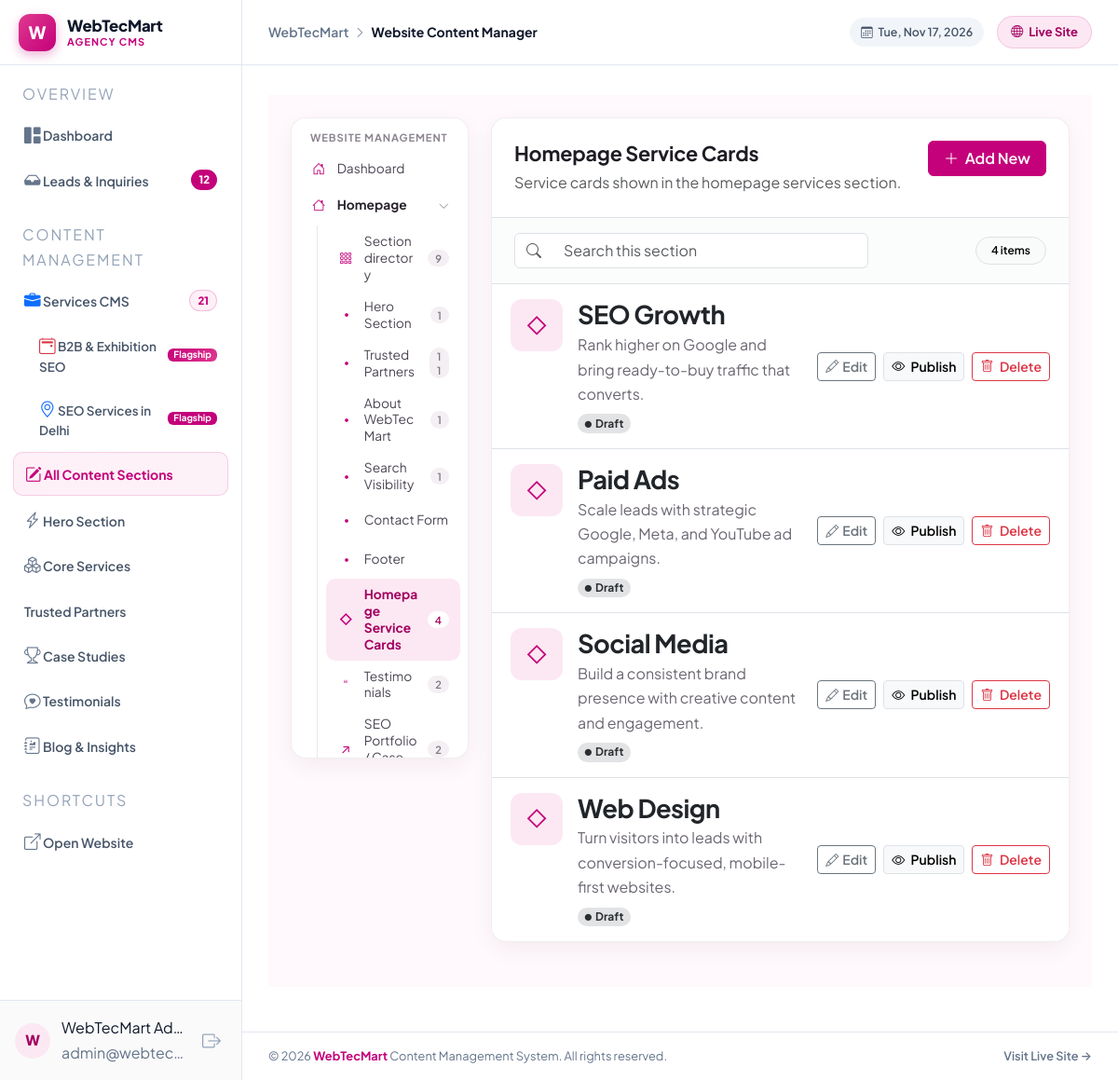
Screenshot of /admin/content.php (signed in) with the database file from the repository.
### tables this page shows
CREATE TABLE content_items (
            id INTEGER PRIMARY KEY AUTOINCREMENT,
            content_type TEXT NOT NULL,
            title TEXT NOT NULL,
            summary TEXT,
            body TEXT,
            metadata TEXT,
            sort_order INTEGER DEFAULT 0,
            is_active INTEGER DEFAULT 1,
            created_at DATETIME DEFAULT CURRENT_TIMESTAMP,
            updated_at DATETIME DEFAULT CURRENT_TIMESTAMP
        );

### admin/content.php (the view, shortened to what the rows shown need)
<?php
require_once __DIR__ . '/../functions.php';
$homeSections = [
    'hero' => ['Hero Section', 'Edit all homepage hero text and lead form content in one place.'],
    'partners' => ['Trusted Partners', 'Edit the section text and partner logos displayed on the homepage.'],
    'about' => ['About WebTecMart', 'Edit all content in the homepage About WebTecMart section.'],
    'visibility' => ['Search Visibility', 'Edit the section heading, introduction, all service cards, links, and quote button.'],
    'contact' => ['Contact Form', 'The homepage contact form is handled by the existing contact workflow.'],
    'footer' => ['Footer', 'The public footer is shared from the site template.'],
];
$selectedSection = trim($_GET['section'] ?? $_POST['section'] ?? 'collection:service');
$sectionInfo = null;
$sectionType = '';
$sectionPage = '';
$isRegistry = false;
$registryKey = '';
if (str_starts_with($selectedSection, 'collection:')) {
    $sectionType = substr($selectedSection, strlen('collection:'));
    if (isset($collections[$sectionType])) $sectionInfo = $collections[$sectionType];
}
$allItems = cmsAllContent();
$homepageRecords = array_values(array_filter($allItems, static function (array $item): bool {
    return $item['content_type'] === 'homepage';
}));
$homepageSectionTargets = ['Hero Section' => 'collection:hero_content', 'Trusted Partners' => 'collection:partner', 'About WebTecMart' => 'collection:homepage_about', 'What We Do' => 'collection:service', 'Search Visibility' => 'collection:homepage_visibility', 'SEO Portfolio' => 'collection:success_story', 'Testimonials' => 'collection:testimonial', 'Contact Form' => 'registry:contact'];
$items = array_values(array_filter($allItems, static function (array $item) use ($sectionType, $sectionPage, $isRegistry): bool {
    if ($item['content_type'] !== $sectionType) return false;
    if ($sectionType === 'page') { $metadata = json_decode($item['metadata'] ?? '', true); return is_array($metadata) && ($metadata['page'] ?? '') === $sectionPage; }
    return !$isRegistry || $sectionType === 'homepage';
}));
$search = trim($_GET['q'] ?? '');
require_once __DIR__ . '/templates/header.php';
?>
<link href="https://cdn.jsdelivr.net/npm/bootstrap@5.3.3/dist/css/bootstrap.min.css" rel="stylesheet">
<link href="https://cdn.jsdelivr.net/npm/bootstrap-icons@1.11.3/font/bootstrap-icons.css" rel="stylesheet">
<div class="cms-shell">
    <div class="container-xxl px-3 px-lg-4">
        <div class="row g-4 align-items-start">
            <div class="col-lg-9">
                <section class="cms-card overflow-hidden" aria-labelledby="cmsSectionTitle">
                    <div class="d-flex flex-wrap align-items-start justify-content-between gap-3 p-3 p-md-4 border-bottom">
                        <div class="d-flex align-items-start gap-3 flex-grow-1" style="min-width:0">
                            <div style="min-width:0">
                                <h1 class="cms-title" id="cmsSectionTitle"><?= e($isRegistry ? 'Homepage Section Directory' : $sectionInfo['label']) ?></h1>
                            </div>
                        </div>
                    </div>
                    <?php if ($isRegistry): ?>
                        <div class="p-3 p-md-4">
                            <div class="row g-3">
                                <?php if ($registryKey === 'homepage'): ?>
                                    <?php foreach ($homepageRecords as $record): ?>
                                        <?php $target = $homepageSectionTargets[$record['title']] ?? 'registry:homepage'; ?>
                                        <div class="col-md-6">
                                            <article class="cms-dir-item d-flex gap-3">
                                                <span class="cms-ico fs-5"><i class="bi bi-stars"></i></span>
                                                <div>
                                                    <a class="fw-bold d-block mb-1" href="?section=<?= rawurlencode($target) ?>"><?= e($record['title']) ?></a>
                                                    <p class="small text-body-secondary mb-0"><?= e($record['summary'] ?: 'Homepage section') ?></p>
                                                </div>
                                            </article>
                                        </div>
                                    <?php endforeach; ?>
                                    <div class="col-md-6">
                                        <article class="cms-dir-item d-flex gap-3">
                                            <span class="cms-ico fs-5"><i class="bi bi-stars"></i></span>
                                            <div>
                                                <a class="fw-bold d-block mb-1" href="?section=registry%3Afooter">Footer</a>
                                                <p class="small text-body-secondary mb-0"><?= e($homeSections['footer'][1]) ?></p>
                                            </div>
                                        </article>
                                    </div>
                                <?php else: ?>
                                    <div class="col-12">
                                        <article class="cms-dir-item d-flex gap-3">
                                            <span class="cms-ico fs-5"><i class="bi bi-stars"></i></span>
                                            <div>
                                                <strong class="d-block mb-1"><?= e($sectionInfo['label']) ?></strong>
                                                <p class="small text-body-secondary mb-0"><?= e($sectionInfo['description']) ?></p>
                                            </div>
                                        </article>
                                    </div>
                                <?php endif; ?>
                            </div>
                            <div class="alert alert-warning small mt-4 mb-0">
                                <i class="bi bi-info-circle me-1"></i>
                                Sections backed by CMS records have their own Add, Edit, Publish, and Delete controls. Sections rendered directly in PHP are informational here because the existing CMS has no editable fields for them.
                            </div>
                        </div>
                    <?php else: ?>
                        <?php if (!$items): ?>
                            <div class="text-center py-5 px-3">
                                <div class="d-inline-grid place-items-center rounded-4 mb-3 d-inline-flex align-items-center justify-content-center" style="width:56px;height:56px;background:var(--brand-soft);color:var(--brand);font-size:1.5rem">
                                    <i class="bi bi-plus-lg"></i>
                                </div>
                                <h2 class="h5 fw-bold"><?= $search !== '' ? 'No matching content' : 'Nothing here yet' ?></h2>
                                <p class="text-body-secondary mx-auto mb-3" style="max-width:420px">
                                    <?= $search !== '' ? 'Try a different search term, or clear the search.' : 'Add content to this section to make it available on the public website.' ?>
                                </p>
                                <?php if ($search === '' && !in_array($sectionType, ['hero_content', 'about_page', 'homepage_about', 'homepage_visibility', 'services_page', 'packages_page', 'portfolio_page'], true)): ?>
                                    <button type="button" class="btn btn-primary" data-cms-add>
                                        <i class="bi bi-plus-lg me-1"></i> Add your first item
                                    </button>
                                <?php else: ?>
                                    <a class="btn btn-outline-secondary" href="?section=<?= rawurlencode($selectedSection) ?>">Clear search</a>
                                <?php endif; ?>
                            </div>
                        <?php else: ?>
                            <div class="list-group list-group-flush">
                                <?php foreach ($items as $item): ?>
                                    <?php $meta = json_decode($item['metadata'] ?? '', true); $meta = is_array($meta) ? $meta : []; ?>
                                    <?php $description = $item['summary'] ?: ($item['body'] ?? ''); ?>
                                    <article class="list-group-item cms-record d-flex flex-column flex-md-row align-items-md-center gap-3">
                                        <div class="d-flex align-items-start gap-3 flex-grow-1" style="min-width:0">
                                            <?php if (!empty($meta['image'])): ?>
                                                <img class="cms-thumb" src="<?= e($meta['image']) ?>" alt="" loading="lazy" onerror="this.onerror=null;this.src='/assets/images/placeholder.jpg'">
                                            <?php else: ?>
                                                <span class="cms-thumb cms-thumb-ph" aria-hidden="true"><?= e($sectionInfo['icon']) ?></span>
                                            <?php endif; ?>
                                            <div style="min-width:0">
                                                <h3><?= e($item['title']) ?></h3>
                                                <p><?= e($description !== '' ? $description : 'No summary provided.') ?></p>
                                                <div class="d-flex flex-wrap align-items-center gap-2 mt-2">
                                                    <?php if (!empty($item['is_active'])): ?>
                                                        <span class="badge rounded-pill bg-success-subtle text-success-emphasis"><i class="bi bi-circle-fill me-1" style="font-size:.45rem;vertical-align:middle"></i>Published</span>
                                                    <?php else: ?>
                                                        <span class="badge rounded-pill bg-secondary-subtle text-secondary-emphasis"><i class="bi bi-circle-fill me-1" style="font-size:.45rem;vertical-align:middle"></i>Draft</span>
                                                    <?php endif; ?>
                                                </div>
                                            </div>
                                        </div>
                                        <div class="cms-record-actions d-flex flex-wrap align-items-center gap-2 flex-shrink-0">
                                            <a class="btn btn-sm btn-outline-secondary" href="?section=<?= rawurlencode($selectedSection) ?>&amp;edit=<?= (int) $item['id'] ?>">
                                                <i class="bi bi-pencil me-1"></i><?= $sectionType === 'hero_content' ? 'Edit Hero Content' : (in_array($sectionType, ['about_page', 'homepage_about'], true) ? 'Edit About Content' : ($sectionType === 'homepage_visibility' ? 'Edit Search Visibility Content' : ($sectionType === 'portfolio_page' ? 'Edit Portfolio Page Content' : ($sectionType === 'services_page' ? 'Edit What We Do Content' : ($sectionType === 'packages_page' ? 'Edit Packages Page Content' : 'Edit'))))) ?>
                                            </a>
                                            <?php if (!in_array($sectionType, ['hero_content', 'about_page', 'homepage_about', 'homepage_visibility', 'services_page', 'packages_page', 'portfolio_page'], true)): ?>
                                            <form method="POST" class="d-flex">
                                                <button type="submit" class="btn btn-sm btn-light border">
                                                    <i class="bi bi-<?= !empty($item['is_active']) ? 'eye-slash' : 'eye' ?> me-1"></i>
                                                    <?= !empty($item['is_active']) ? 'Unpublish' : 'Publish' ?>
                                                </button>
                                            </form>
                                            <form method="POST" class="d-flex" data-delete-form>
                                                <button type="submit" class="btn btn-sm btn-outline-danger">
                                                    <i class="bi bi-trash me-1"></i> Delete
                                                </button>
                                            </form>
                                            <?php endif; ?>
                                        </div>
                                    </article>
                                <?php endforeach; ?>
                            </div>
                        <?php endif; ?>
                    <?php endif; ?>
                </section>
            </div>
        </div>
    </div>
</div>
<?php require_once __DIR__ . '/templates/footer.php'; ?>

### rows the page displays
content_items: title "SEO Growth", summary "Rank higher on Google and bring ready-to-buy traffic that converts.", is_active 0 (drawn)
content_items: title "Paid Ads", summary "Scale leads with strategic Google, Meta, and YouTube ad campaigns.", is_active 0 (drawn)
content_items: title "Social Media", summary "Build a consistent brand presence with creative content and engagement.", is_active 0 (drawn)
content_items: title "Web Design", summary "Turn visitors into leads with conversion-focused, mobile-first websites.", is_active 0 (drawn)

### other values shown
$totalLeadsCount "12"
$totalServicesCount "21"
substr(trim($adminName), 0, 1) "W"
$adminName "WebTecMart Ad…"
$adminEmail "admin@webtec…"
$currentPageTitle "Website Content Manager"
count($homepageRecords) + 1 "9"
$homeSectionLabel "Hero Section"
$itemCountByType['hero_content'] "1"
$homeSectionLabel "Trusted Partners"
$itemCountByType['partner'] "11"
$homeSectionLabel "About WebTecMart"
$itemCountByType['homepage_about'] "1"
$homeSectionLabel "Search Visibility"
$itemCountByType['homepage_visibility'] "1"
